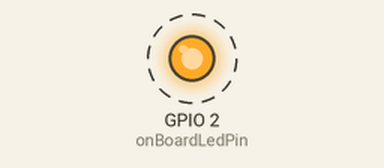
A sketch run on a simulated ESP32. Shown: output pins drawn as LEDs (lit = HIGH). Dashed ring = blinking. What the sketch prints to the serial monitor is not drawn.

Above: at 0.5 s.
Timing chart, 0 to 4.6 s (numbered marks = the images above):
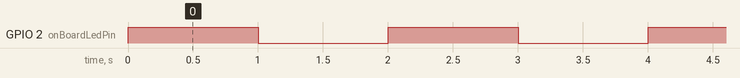

Measured:
- by itself, GPIO 2 (onBoardLedPin): alternates HIGH for 1.0 s and LOW for 1.0 s

The sketch:

esp32-blink-led.ino
```cpp
/*
This Arduino ESP32 project blinks the onboard LED,
providing a simple introduction to C programming for microcontrollers.
The code toggles the LED state with corresponding messages displayed on the serial monitor.
*/

const int onBoardLedPin = 2;

void setup() {
  pinMode(onBoardLedPin, OUTPUT);
  Serial.begin(9600);
  Serial.println("Hello World - ESP32 - LED - BLINK");
}

void loop() {
  digitalWrite(onBoardLedPin, HIGH);
  Serial.println("LED is ON");
  delay(1000);

  digitalWrite(onBoardLedPin, LOW);
  Serial.println("LED is OFF");
  delay(1000);
}
```
